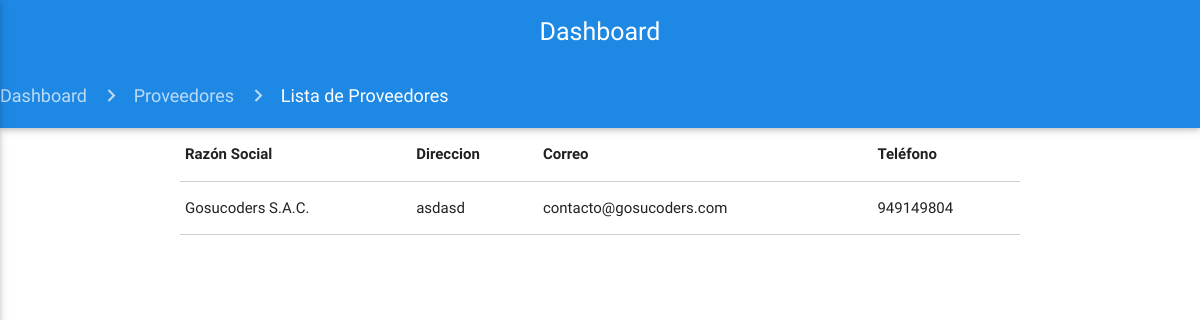
Page /administrador/lista_proveedores on the earlier database version.
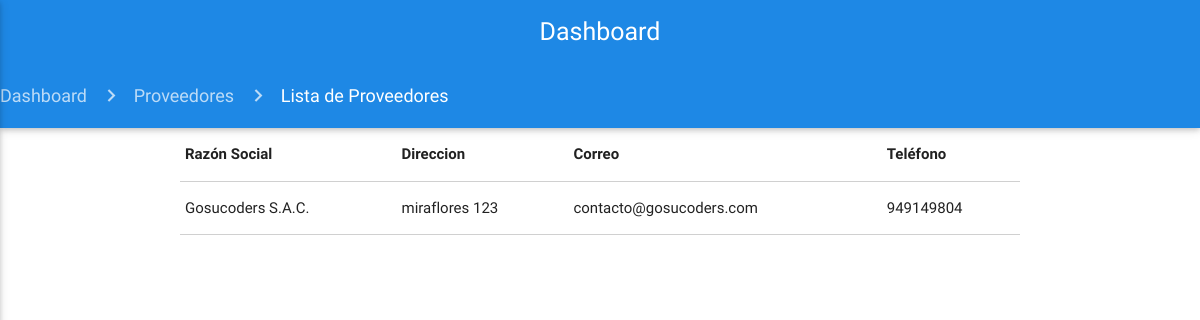
Same page on the later database version.
### compras/models.py (models this page shows, shortened)
class Proveedor(models.Model):
    razon_social = models.CharField('Razon Social', max_length=100)
    direccion = models.CharField('Direccion', max_length=100)
    correo = models.CharField('Correo', max_length=100)
    telefono= models.CharField('Telefono', max_length=100)

### administrador/views.py (the view)
# urls.py: url(r'^administrador/lista_proveedores', views.lista_proveedores, name='lista_proveedores'),
def lista_proveedores(request):
    template = loader.get_template("administrador/proveedores/lista_proveedores.html")
    proveedores= Proveedor.objects.all()
    context = {'proveedores':proveedores}
    return HttpResponse(template.render(context, request))

### templates/administrador/proveedores/lista_proveedores.html
{% extends 'administrador/base.html' %}
{% load staticfiles %}
{% block content %}
<nav>
	<div class="nav-wrapper blue darken-1">
		<div class="col s12">
			<a href="{% url 'administrador' %}" class="breadcrumb">Dashboard</a>
			<a href="{% url 'dashboard_proveedores' %}" class="breadcrumb">Proveedores</a>
			<a href="#!" class="breadcrumb">Lista de Proveedores</a>
		</div>
	</div>
</nav>
    <div class="container lista-tiendas">
        <table class="highlight bordered">
        <thead>
          <tr>
              <th data-field="id">Razón Social</th>
              <th data-field="name">Direccion</th>
              <th data-field="price">Correo</th>
              <th data-field="price">Teléfono</th>
          </tr>
        </thead>
        <tbody>
            {% for proveedor in proveedores%}
          <tr>
            <td>{{proveedor.razon_social}}</td>
            <td>{{proveedor.direccion}}</td>
            <td>{{proveedor.correo}}</td>
            <td>{{proveedor.telefono}}</td>
          </tr>
            {% endfor %}
        </tbody>
      </table>
    </div>
{% endblock %}

Differences in the rows shown:
changed Proveedor "Gosucoders S.A.C.": direccion "asdasd" → "miraflores 123"
